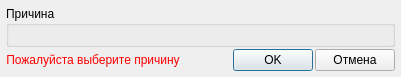
<?xml version="1.0" encoding="UTF-8"?>
<ui version="4.0">
 <class>ReportDialog</class>
 <widget class="QDialog" name="ReportDialog">
  <property name="windowModality">
   <enum>Qt::WindowModal</enum>
  </property>
  <property name="geometry">
   <rect>
    <x>0</x>
    <y>0</y>
    <width>401</width>
    <height>72</height>
   </rect>
  </property>
  <property name="windowTitle">
   <string>Пожаловаться на файл</string>
  </property>
  <property name="windowIcon">
   <iconset resource="xcatalog.qrc">
    <normaloff>:/images/postreport.png</normaloff>:/images/postreport.png</iconset>
  </property>
  <property name="modal">
   <bool>true</bool>
  </property>
  <layout class="QVBoxLayout" name="verticalLayout">
   <property name="spacing">
    <number>2</number>
   </property>
   <property name="margin">
    <number>6</number>
   </property>
   <item>
    <widget class="QGroupBox" name="groupBox">
     <property name="title">
      <string>Причина</string>
     </property>
     <layout class="QVBoxLayout" name="verticalLayout_2"/>
    </widget>
   </item>
   <item>
    <layout class="QHBoxLayout" name="horizontalLayout">
     <item>
      <widget class="QLabel" name="infoLabel">
       <property name="styleSheet">
        <string notr="true">color: red</string>
       </property>
       <property name="text">
        <string>Пожалуйста выберите причину</string>
       </property>
       <property name="textFormat">
        <enum>Qt::PlainText</enum>
       </property>
       <property name="alignment">
        <set>Qt::AlignCenter</set>
       </property>
      </widget>
     </item>
     <item>
      <spacer name="horizontalSpacer">
       <property name="orientation">
        <enum>Qt::Horizontal</enum>
       </property>
       <property name="sizeHint" stdset="0">
        <size>
         <width>40</width>
         <height>20</height>
        </size>
       </property>
      </spacer>
     </item>
     <item>
      <widget class="QPushButton" name="okButton">
       <property name="text">
        <string>OK</string>
       </property>
      </widget>
     </item>
     <item>
      <widget class="QPushButton" name="cancelButton">
       <property name="text">
        <string>Отмена</string>
       </property>
      </widget>
     </item>
    </layout>
   </item>
  </layout>
 </widget>
 <resources>
  <include location="xcatalog.qrc"/>
 </resources>
 <connections/>
</ui>
